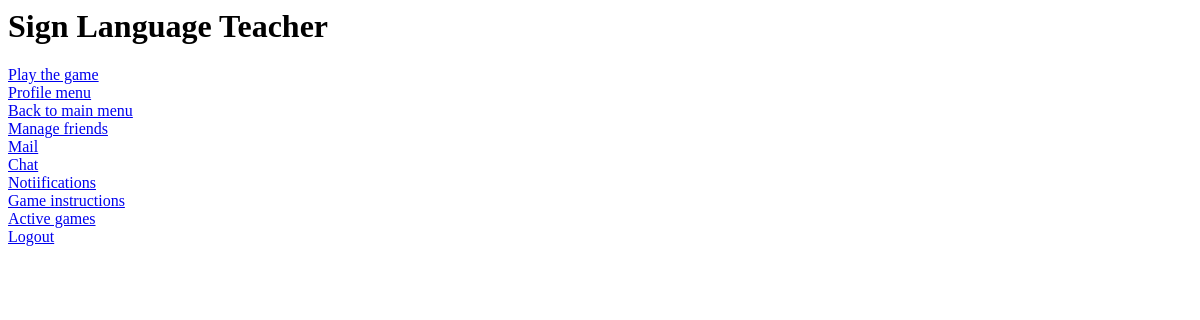
Before: /sign-language-teacher/inbox/3/ (signed in) with the older database file.
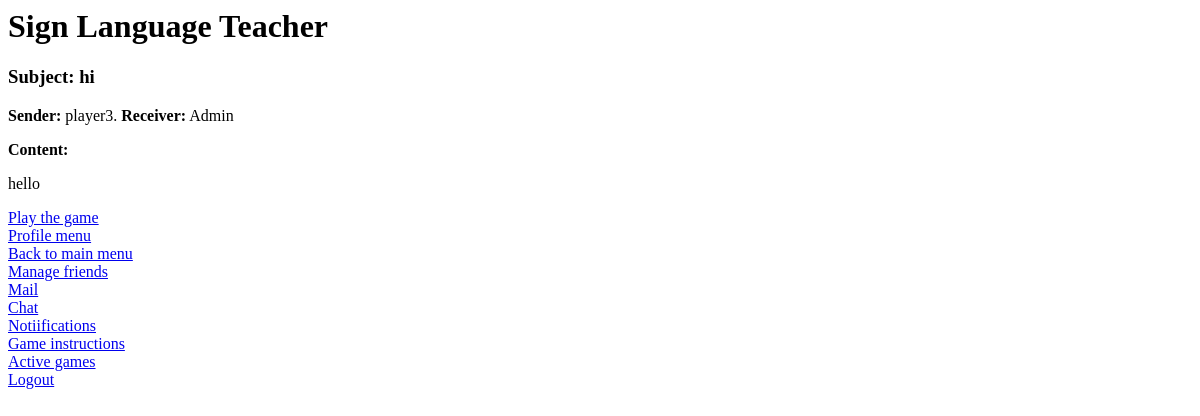
After: the same page with the newer database file.
### registration/models.py (models this page shows, shortened)
class Message(models.Model):
    sender = models.ForeignKey(User, related_name='sent', on_delete=models.SET_NULL, null=True)
    receiver = models.ForeignKey(User, related_name='received', on_delete=models.SET_NULL, null=True)
    subject = models.CharField(max_length=50, blank=True)
    body = models.CharField(max_length=250, blank=True)
    sent_date = models.DateTimeField(auto_now_add=True)
    deleted_by_sender = models.BooleanField(default=False)
    deleted_by_receiver = models.BooleanField(default=False)

### registration/views.py (the view)
# urls.py: path('inbox/<int:message_id>/', views.view_message, name='view-message'),
def view_message(request, message_id):
    if request.user is None or not request.user.is_authenticated:
        return HttpResponse("Not logged in")
    try:
        message = Message.objects.get(id=message_id)
    except (TypeError, Message.DoesNotExist):
        message = None
    return render(request, 'registration/message.html', {'user': request.user, 'message': message})

### registration/templates/registration/message.html
{% extends 'registration/index.html' %}
{% block content %}
    {% if message %}
        <h3><strong>Subject:</strong> {{message.subject}}</h3>
        <p><strong>Sender:</strong> {{message.sender}}. <strong>Receiver:</strong> {{message.receiver}}</p>
        <p><strong>Content:</strong></p>
        <p>{{message.body}}</p>
    {% endif %}
{% endblock %}

Changed rows visible on the page:
added Message: subject "hi", sender "player3", receiver "Admin", body "hello"
Other visible differences:
text now shown: "Subject: Sender: . Receiver: Content:"
